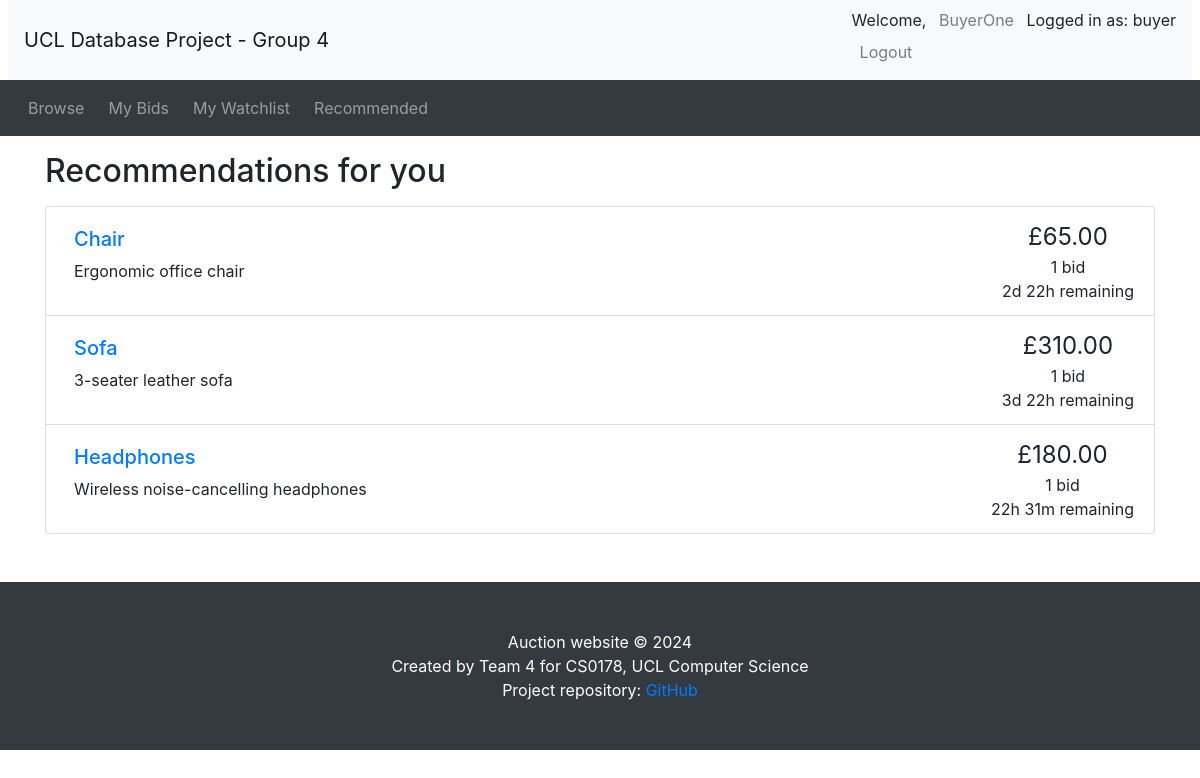
The page /recommendations.php (signed in) on the database its author committed.
### tables this page shows
CREATE TABLE `auctions` (
    `item_id` INT PRIMARY KEY AUTO_INCREMENT,
    `title` VARCHAR(50) UNIQUE NOT NULL,
    `details` TEXT,
    `category` VARCHAR(30) NOT NULL,
    `startPrice` DECIMAL(10, 2) NOT NULL,
    `reservePrice` DECIMAL(10, 2) CHECK (
        `reservePrice` IS NULL
        OR `reservePrice` >= `startPrice`
    ),
    `startDate` DATETIME NOT NULL,
    `endDate` DATETIME NOT NULL,
    `seller_id` INT NOT NULL,
    `status` ENUM('active', 'closed', 'cancelled') NOT NULL,
    FOREIGN KEY (`seller_id`) REFERENCES `seller` (`user_id`) ON DELETE CASCADE
);

CREATE TABLE `bids` (
    `bid_id` INT PRIMARY KEY AUTO_INCREMENT,
    `buyer_id` INT NOT NULL,
    `item_id` INT NOT NULL,
    `bidPrice` DECIMAL(10, 2) NOT NULL,
    `bidTime` DATETIME NOT NULL,
    FOREIGN KEY (`buyer_id`) REFERENCES `buyer` (`user_id`) ON DELETE CASCADE,
    FOREIGN KEY (`item_id`) REFERENCES `auctions` (`item_id`) ON DELETE CASCADE
);

### utilities.php (the view, shortened to what this page needs)
<?php
function display_time_remaining($interval)
{
    if ($interval->days == 0 && $interval->h == 0) {
        $time_remaining = $interval->format('%im %Ss');
    } else if ($interval->days == 0) {
        $time_remaining = $interval->format('%hh %im');
    } else {
        $time_remaining = $interval->format('%ad %hh');
    }
    return $time_remaining;
}
function print_listing_li($item_id, $title, $desc, $price, $num_bids, $end_time)
{
    if (strlen($desc) > 250) {
        $desc_shortened = substr($desc, 0, 250) . '...';
    } else {
        $desc_shortened = $desc;
    }
    if ($num_bids == 1) {
        $bid = ' bid';
    } else {
        $bid = ' bids';
    }
    $end_time = new DateTime($end_time);
    $now = new DateTime();
    if ($now > $end_time) {
        $time_remaining = 'This auction has ended';
    } else {
        $time_to_end = date_diff($now, $end_time);
        $time_remaining = display_time_remaining($time_to_end) . ' remaining';
    }
    echo ('
    <li class="list-group-item d-flex justify-content-between">
    <div class="p-2 mr-5"><h5><a href="listing.php?item_id=' . $item_id . '">' . $title . '</a></h5>' . $desc_shortened . '</div>
    <div class="text-center text-nowrap"><span style="font-size: 1.5em">£' . number_format($price, 2) . '</span><br/>' . $num_bids . $bid . '<br/>' . $time_remaining . '</div>
  </li>'
    );
}
?>

### recommendations.php (shortened to what this page needs)
<?php include_once("header.php"); ?>
<?php require("utilities.php"); ?>
<?php require("my_db_connect.php"); ?>
<div class="container">
    <h2 class="my-3">Recommendations for you</h2>
    <ul class="list-group">
        <?php
        $user_id = $_SESSION['user_id'];
        $sql = "SELECT
            b1.item_id,
            a.title,
            a.details,
            a.startPrice,
            a.endDate,
            SUM(CASE WHEN b1.present = 1 AND b2.present = 1 THEN 1 ELSE 0 END) /
            (SQRT(SUM(POWER(b1.present, 2))) * SQRT(SUM(POWER(b2.present, 2)))) AS cosine_similarity
        FROM
            (
                SELECT
                    u.user_id,
                    a.item_id,
                    IF(b.bid_id IS NOT NULL, 1, 0) AS present
                FROM
                    user u
                CROSS JOIN
                    auctions a
                LEFT JOIN
                    bids b ON u.user_id = b.buyer_id AND a.item_id = b.item_id
            ) AS b1
        JOIN
            (
                SELECT
                    u.user_id,
                    a.item_id,
                    IF(b.bid_id IS NOT NULL, 1, 0) AS present
                FROM
                    user u
                CROSS JOIN
                    auctions a
                LEFT JOIN
                    bids b ON u.user_id = b.buyer_id AND a.item_id = b.item_id
            ) AS b2 ON b1.item_id = b2.item_id AND b1.user_id != b2.user_id
        JOIN
            auctions a ON b1.item_id = a.item_id
        WHERE
            b1.user_id = $user_id AND b2.user_id != $user_id AND a.endDate > NOW()
        GROUP BY
            b1.item_id, a.title, a.details, a.startPrice, a.endDate
        HAVING
            cosine_similarity > 0.3333333
        ORDER BY
            cosine_similarity DESC
        LIMIT 10;";
        $result_q = mysqli_query($con, $sql);
        if ($result_q && mysqli_num_rows($result_q) > 0) {
            while ($fetch = mysqli_fetch_assoc($result_q)) {
                $item_id = $fetch['item_id'];
                $title = $fetch['title'];
                $description = $fetch['details'];
                $current_price = $fetch['startPrice'];
                $end_date = $fetch['endDate'];
                $bid_sql = "SELECT bidPrice FROM bids WHERE item_id = $item_id ORDER BY bidPrice DESC LIMIT 1";
                $bid_result = mysqli_query($con, $bid_sql);
                if ($bid_result && mysqli_num_rows($bid_result) > 0) {
                    $current_price = mysqli_fetch_assoc($bid_result)['bidPrice'];
                }
                $num_bids = mysqli_num_rows($bid_result);
                print_listing_li($item_id, $title, $description, $current_price, $num_bids, $end_date);
            }
        } else {
            echo "<p>No recommendations available at the moment.</p>";
        }
        ?>
    </ul>
</div>
<?php include_once("footer.php"); ?>

### rows shown on the page
auctions: title "Chair", details "Ergonomic office chair", bids.bidPrice "65.00", endDate "2d 22h remaining"
auctions: title "Sofa", details "3-seater leather sofa", bids.bidPrice "310.00", endDate "3d 22h remaining"
auctions: title "Headphones", details "Wireless noise-cancelling headphones", bids.bidPrice "180.00", endDate "22h 31m remaining"

### other values the page prints
$_SESSION['username'] "BuyerOne"
$_SESSION['account_type'] "buyer"
